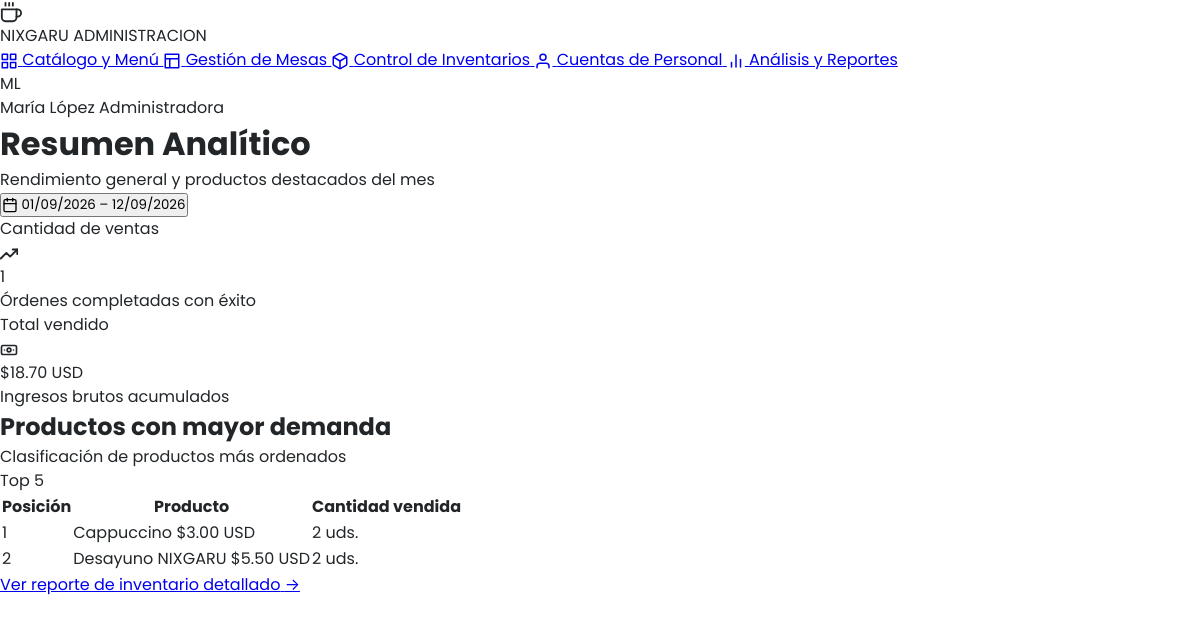
The app's page /views/admin/admin_dashboard.php, older data.
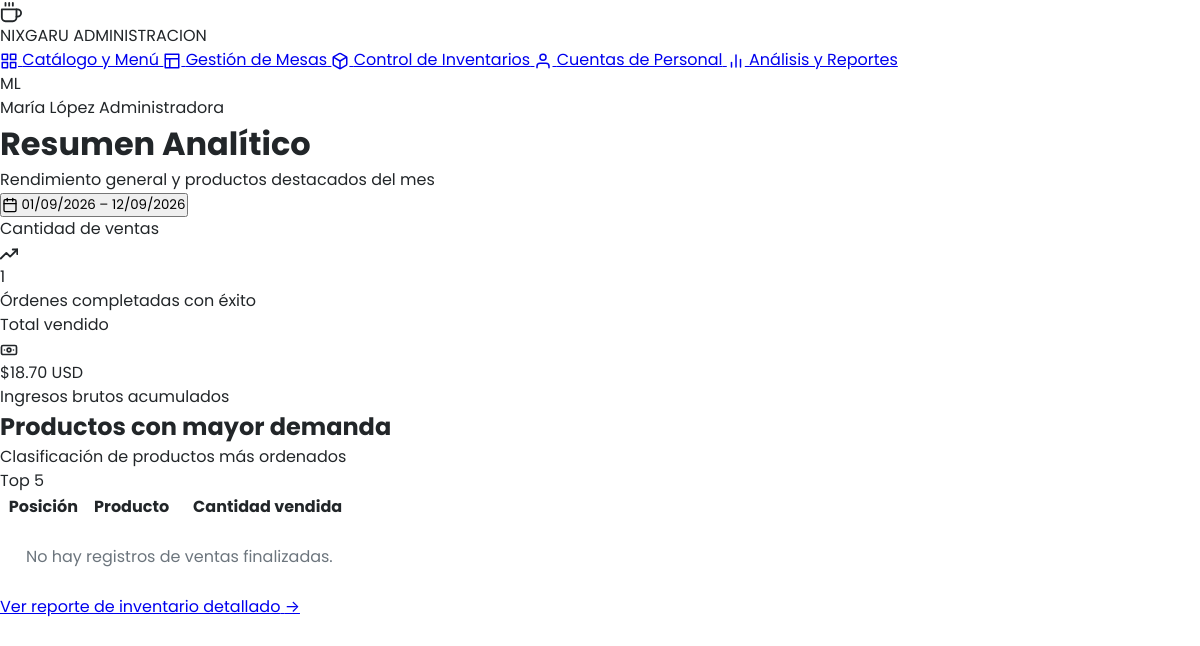
The same page, newer data.
### tables this page shows
CREATE TABLE `productos` (
  `codigo_producto` varchar(10) NOT NULL,
  `nombre` varchar(100) NOT NULL,
  `fotografia` varchar(255) DEFAULT NULL,
  `descripcion` text,
  `precio` decimal(10,2) NOT NULL,
  `id_categoria` int NOT NULL,
  `disponibilidad` tinyint(1) DEFAULT '1',
  PRIMARY KEY (`codigo_producto`),
  KEY `id_categoria` (`id_categoria`),
  CONSTRAINT `productos_ibfk_1` FOREIGN KEY (`id_categoria`) REFERENCES `categorias` (`id_categoria`)
);

### models/Pedido.php (called while the page is built, shortened)
<?php
class Pedido {
    private PDO $pdo;
    public function __construct(PDO $pdo) {
        $this->pdo = $pdo;
    }
    public function obtenerProductosMasVendidos(int $limite = 5): array {
        $limite = max(1, (int)$limite);
        $stmt = $this->pdo->prepare("
            SELECT
                pr.codigo_producto,
                pr.nombre,
                pr.precio,
                COALESCE(SUM(dp.cantidadPed), 0) AS total_cantidad
            FROM detalles_pedido dp
            INNER JOIN productos pr ON dp.codigo_producto = pr.codigo_producto
            INNER JOIN pedidos p ON dp.id_pedido = p.id_pedido
            WHERE p.estado_pedido = 'Pagado'
               OR EXISTS (SELECT 1 FROM cuentas c WHERE c.id_pedido = p.id_pedido)
            GROUP BY pr.codigo_producto, pr.nombre, pr.precio
            ORDER BY total_cantidad DESC
            LIMIT :limite
        ");
        $stmt->bindValue(':limite', $limite, PDO::PARAM_INT);
        $stmt->execute();
        return $stmt->fetchAll();
    }
}

### views/admin/admin_dashboard.php (the view, shortened to what the changed rows need)
<?php
require_once __DIR__ . '/../../config/database.php';
require_once __DIR__ . '/../../models/Pedido.php';
$pedidoModel = new Pedido($pdo);
$productosMasVendidos = $pedidoModel->obtenerProductosMasVendidos(5);
require_once '../layouts/sidebar.php';
?>
    <main class="admin-main-content">
      <div class="admin-content-card">
        <div class="admin-content-header">
          <div class="admin-title-group">
            <h1 class="admin-page-title">Resumen Analítico</h1>
          </div>
        </div>
        <div class="ranking-table-card">
          <div class="ranking-header">
            <div class="ranking-title-group">
              <h2 class="ranking-card-title">Productos con mayor demanda</h2>
            </div>
          </div>
          <div class="table-responsive">
            <table class="ranking-table">
              <thead>
                <tr>
                  <th class="col-rank">Posición</th>
                  <th class="col-product">Producto</th>
                  <th class="col-qty">Cantidad vendida</th>
                </tr>
              </thead>
              <tbody>
                <?php if (!empty($productosMasVendidos)): ?>
                  <?php foreach ($productosMasVendidos as $index => $prod):
                    $posicion = $index + 1;
                    $badgeClass = match ($posicion) {
                      1 => 'rank-badge rank-gold',
                      2 => 'rank-badge rank-silver',
                      3 => 'rank-badge rank-bronze',
                      default => 'rank-plain',
                    };
                  ?>
                    <tr>
                      <td class="cell-rank">
                        <span class="<?php echo $badgeClass; ?>"><?php echo $posicion; ?></span>
                      </td>
                      <td class="cell-product">
                        <div class="rank-product-info">
                          <span class="rank-product-name"><?php echo htmlspecialchars($prod['nombre']); ?></span>
                          <span class="rank-product-price">$<?php echo number_format((float)$prod['precio'], 2); ?> USD</span>
                        </div>
                      </td>
                      <td class="cell-qty">
                        <span class="rank-qty-val"><?php echo (int)$prod['total_cantidad']; ?> uds.</span>
                      </td>
                    </tr>
                  <?php endforeach; ?>
                <?php else: ?>
                  <tr>
                    <td colspan="3" style="text-align: center; color: #6C757D; padding: 24px;">No hay registros de ventas finalizadas.</td>
                  </tr>
                <?php endif; ?>
              </tbody>
            </table>
          </div>
        </div>
      </div>
    </main>
  </div>
</body>
</html>

Row changes from the older to the newer data that the page shows:
removed productos: posicion "1", nombre "Cappuccino", precio "3.00", total_cantidad "2"
removed productos: posicion "2", nombre "Desayuno NIXGARU", precio "5.50", total_cantidad "2"
Text that changed along with them:
text now shown: "No hay registros de ventas finalizadas."
